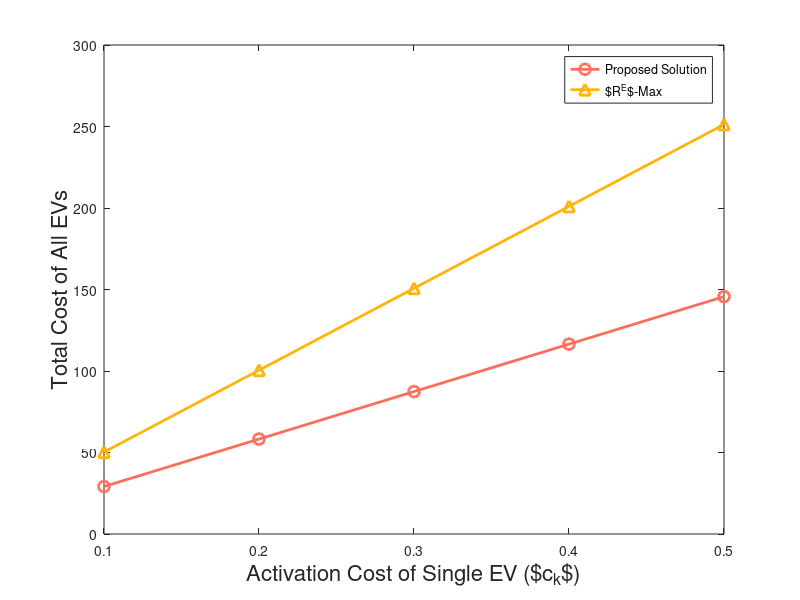

The MATLAB source for this figure: (Note: this script raises an error after producing the figure.)
clc
clear all
data = csvread('EVPowerCostCk.csv');
plot(data(3, 2:6), '-o', 'MarkerSize', 8, 'Color', '#FD6D5A', 'LineWidth', 2);
hold on
plot(data(4, 2:6), '-^', 'MarkerSize', 8, 'Color', '#FEB40B',  'LineWidth', 2);
hold on
% plot(data(5, 2:6), '-d', 'MarkerSize', 8, 'Color', '#6DC354',  'LineWidth', 2);
% hold on
% g=legend('Proposed Approach', '$R^E$-Greedy', '$R^E$-EE');
g=legend('Proposed Solution', '$R^E$-Max');
hx = xlabel('Activation Cost of Single EV ($c_k$)','FontSize',16); 
hy = ylabel('Total Cost of All EVs','FontSize',16);
%xlabel('Block interval T^I (s)','FontSize',15); ylabel('Total reward','FontSize',15);
k=set(gca,'xtick',[1 2 3 4 5],'XTickLabel',{'0.1','0.2','0.3','0.4','0.5'});
set(g,'Interpreter','latex','FontSize',16,'FontWeight','normal')
set(hx,'Interpreter','latex','FontSize',16,'FontWeight','normal')
set(hy,'Interpreter','latex','FontSize',16,'FontWeight','normal')
